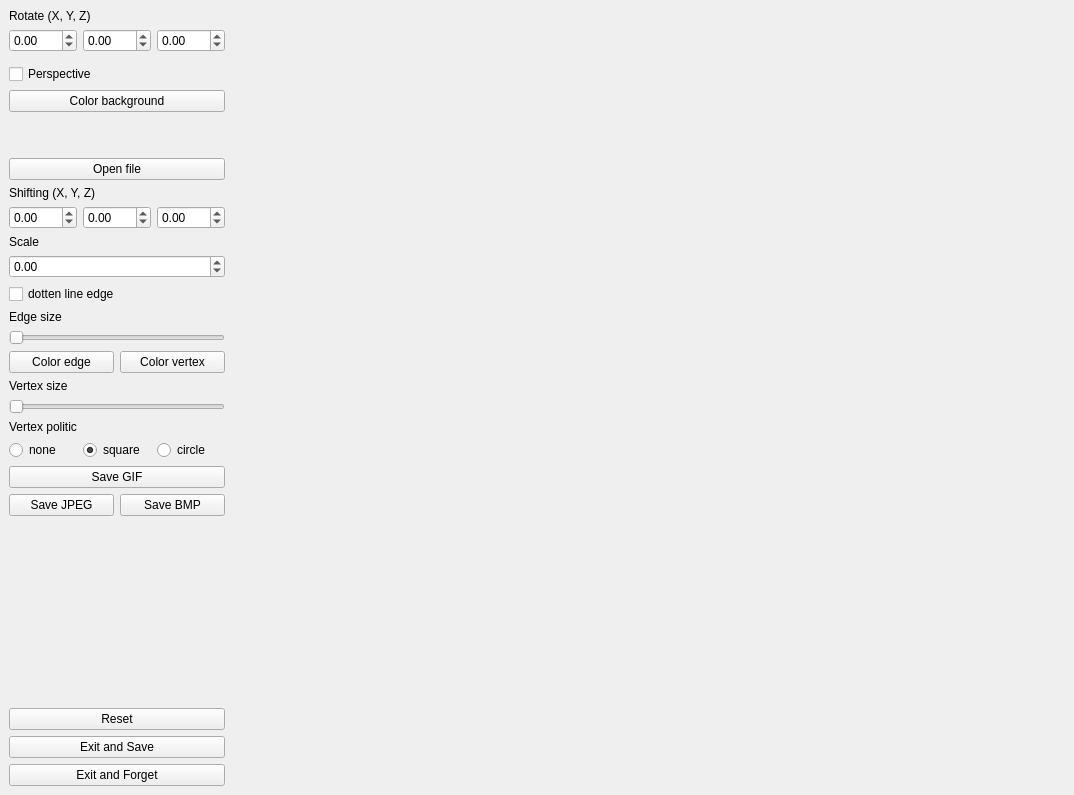
<?xml version="1.0" encoding="UTF-8"?>
<ui version="4.0">
 <class>MainWindow</class>
 <widget class="QMainWindow" name="MainWindow">
  <property name="geometry">
   <rect>
    <x>0</x>
    <y>0</y>
    <width>1074</width>
    <height>795</height>
   </rect>
  </property>
  <property name="windowTitle">
   <string>3DViewer</string>
  </property>
  <widget class="QWidget" name="centralwidget">
   <layout class="QHBoxLayout" name="horizontalLayout">
    <item>
     <layout class="QVBoxLayout" name="verticalLayout_2">
      <item>
       <layout class="QVBoxLayout" name="verticalLayout">
        <item>
         <widget class="QLabel" name="label">
          <property name="text">
           <string>Rotate (X, Y, Z)</string>
          </property>
         </widget>
        </item>
        <item>
         <layout class="QHBoxLayout" name="horizontalLayout_5">
          <item>
           <widget class="QDoubleSpinBox" name="X">
            <property name="minimum">
             <double>-180.000000000000000</double>
            </property>
            <property name="maximum">
             <double>180.000000000000000</double>
            </property>
           </widget>
          </item>
          <item>
           <widget class="QDoubleSpinBox" name="Y">
            <property name="minimum">
             <double>-180.000000000000000</double>
            </property>
            <property name="maximum">
             <double>180.000000000000000</double>
            </property>
           </widget>
          </item>
          <item>
           <widget class="QDoubleSpinBox" name="Z">
            <property name="minimum">
             <double>-180.000000000000000</double>
            </property>
            <property name="maximum">
             <double>180.000000000000000</double>
            </property>
           </widget>
          </item>
         </layout>
        </item>
        <item>
         <widget class="QLabel" name="path_file">
          <property name="maximumSize">
           <size>
            <width>0</width>
            <height>0</height>
           </size>
          </property>
          <property name="text">
           <string/>
          </property>
          <property name="scaledContents">
           <bool>false</bool>
          </property>
         </widget>
        </item>
        <item>
         <widget class="QCheckBox" name="perspective">
          <property name="text">
           <string>Perspective</string>
          </property>
          <property name="checked">
           <bool>false</bool>
          </property>
         </widget>
        </item>
        <item>
         <widget class="QPushButton" name="Color_back">
          <property name="text">
           <string>Color background</string>
          </property>
         </widget>
        </item>
        <item>
         <widget class="QLabel" name="filename">
          <property name="text">
           <string/>
          </property>
          <property name="textFormat">
           <enum>Qt::AutoText</enum>
          </property>
         </widget>
        </item>
        <item>
         <layout class="QHBoxLayout" name="horizontalLayout_8">
          <item>
           <widget class="QLabel" name="lb_ver">
            <property name="text">
             <string/>
            </property>
           </widget>
          </item>
          <item>
           <widget class="QLabel" name="lb_pol">
            <property name="text">
             <string/>
            </property>
           </widget>
          </item>
         </layout>
        </item>
        <item>
         <widget class="QPushButton" name="file">
          <property name="text">
           <string>Open file</string>
          </property>
         </widget>
        </item>
        <item>
         <widget class="QLabel" name="label_2">
          <property name="text">
           <string>Shifting (X, Y, Z)</string>
          </property>
         </widget>
        </item>
        <item>
         <layout class="QHBoxLayout" name="horizontalLayout_6">
          <item>
           <widget class="QDoubleSpinBox" name="X_shift">
            <property name="minimum">
             <double>-100.000000000000000</double>
            </property>
            <property name="maximum">
             <double>100.000000000000000</double>
            </property>
           </widget>
          </item>
          <item>
           <widget class="QDoubleSpinBox" name="Y_shift">
            <property name="minimum">
             <double>-100.000000000000000</double>
            </property>
            <property name="maximum">
             <double>100.000000000000000</double>
            </property>
           </widget>
          </item>
          <item>
           <widget class="QDoubleSpinBox" name="Z_shift">
            <property name="minimum">
             <double>-100.000000000000000</double>
            </property>
            <property name="maximum">
             <double>100.000000000000000</double>
            </property>
           </widget>
          </item>
         </layout>
        </item>
        <item>
         <widget class="QLabel" name="label_3">
          <property name="text">
           <string>Scale</string>
          </property>
         </widget>
        </item>
        <item>
         <widget class="QDoubleSpinBox" name="Scale">
          <property name="minimum">
           <double>-100.000000000000000</double>
          </property>
          <property name="maximum">
           <double>100.000000000000000</double>
          </property>
         </widget>
        </item>
        <item>
         <layout class="QHBoxLayout" name="horizontalLayout_4">
          <item>
           <widget class="QCheckBox" name="dotten">
            <property name="text">
             <string>dotten line edge</string>
            </property>
           </widget>
          </item>
         </layout>
        </item>
        <item>
         <widget class="QLabel" name="label_4">
          <property name="text">
           <string>Edge size</string>
          </property>
         </widget>
        </item>
        <item>
         <widget class="QSlider" name="horizontalSlider">
          <property name="sizePolicy">
           <sizepolicy hsizetype="Minimum" vsizetype="Fixed">
            <horstretch>0</horstretch>
            <verstretch>0</verstretch>
           </sizepolicy>
          </property>
          <property name="maximum">
           <number>10</number>
          </property>
          <property name="orientation">
           <enum>Qt::Horizontal</enum>
          </property>
         </widget>
        </item>
        <item>
         <layout class="QHBoxLayout" name="horizontalLayout_2">
          <item>
           <widget class="QPushButton" name="Color_edge">
            <property name="text">
             <string>Color edge</string>
            </property>
           </widget>
          </item>
          <item>
           <widget class="QPushButton" name="Color_Vertex">
            <property name="text">
             <string>Color vertex</string>
            </property>
           </widget>
          </item>
         </layout>
        </item>
        <item>
         <widget class="QLabel" name="label_5">
          <property name="text">
           <string>Vertex size</string>
          </property>
         </widget>
        </item>
        <item>
         <widget class="QSlider" name="horizontalSlider_2">
          <property name="sizePolicy">
           <sizepolicy hsizetype="Minimum" vsizetype="Fixed">
            <horstretch>0</horstretch>
            <verstretch>0</verstretch>
           </sizepolicy>
          </property>
          <property name="maximum">
           <number>10</number>
          </property>
          <property name="orientation">
           <enum>Qt::Horizontal</enum>
          </property>
         </widget>
        </item>
        <item>
         <widget class="QLabel" name="label_6">
          <property name="text">
           <string>Vertex politic</string>
          </property>
         </widget>
        </item>
        <item>
         <layout class="QHBoxLayout" name="horizontalLayout_3">
          <item>
           <widget class="QRadioButton" name="None">
            <property name="text">
             <string>none</string>
            </property>
            <property name="checked">
             <bool>false</bool>
            </property>
           </widget>
          </item>
          <item>
           <widget class="QRadioButton" name="square">
            <property name="text">
             <string>square</string>
            </property>
            <property name="checked">
             <bool>true</bool>
            </property>
           </widget>
          </item>
          <item>
           <widget class="QRadioButton" name="circle">
            <property name="text">
             <string>circle</string>
            </property>
           </widget>
          </item>
         </layout>
        </item>
        <item>
         <widget class="QPushButton" name="pushB_SaveGIF">
          <property name="text">
           <string>Save GIF</string>
          </property>
         </widget>
        </item>
        <item>
         <layout class="QHBoxLayout" name="horizontalLayout_7">
          <item>
           <widget class="QPushButton" name="pushB_saveFPEG">
            <property name="text">
             <string>Save JPEG</string>
            </property>
           </widget>
          </item>
          <item>
           <widget class="QPushButton" name="pushB_saveBMP">
            <property name="text">
             <string>Save BMP</string>
            </property>
           </widget>
          </item>
         </layout>
        </item>
        <item>
         <spacer name="verticalSpacer">
          <property name="orientation">
           <enum>Qt::Vertical</enum>
          </property>
          <property name="sizeHint" stdset="0">
           <size>
            <width>20</width>
            <height>40</height>
           </size>
          </property>
         </spacer>
        </item>
        <item>
         <layout class="QHBoxLayout" name="horizontalLayout_9"/>
        </item>
        <item>
         <widget class="QPushButton" name="bt_reset">
          <property name="text">
           <string>Reset</string>
          </property>
         </widget>
        </item>
        <item>
         <widget class="QPushButton" name="exit_bt">
          <property name="text">
           <string>Exit and Save</string>
          </property>
         </widget>
        </item>
        <item>
         <widget class="QPushButton" name="br_forget">
          <property name="text">
           <string>Exit and Forget</string>
          </property>
         </widget>
        </item>
       </layout>
      </item>
     </layout>
    </item>
    <item>
     <widget class="Viewer" name="widget" native="true">
      <property name="sizePolicy">
       <sizepolicy hsizetype="Expanding" vsizetype="Preferred">
        <horstretch>0</horstretch>
        <verstretch>0</verstretch>
       </sizepolicy>
      </property>
     </widget>
    </item>
   </layout>
  </widget>
 </widget>
 <customwidgets>
  <customwidget>
   <class>Viewer</class>
   <extends>QWidget</extends>
   <header location="global">viewer.h</header>
   <container>1</container>
  </customwidget>
 </customwidgets>
 <resources/>
 <connections>
  <connection>
   <sender>exit_bt</sender>
   <signal>released()</signal>
   <receiver>MainWindow</receiver>
   <slot>close()</slot>
   <hints>
    <hint type="sourcelabel">
     <x>58</x>
     <y>618</y>
    </hint>
    <hint type="destinationlabel">
     <x>59</x>
     <y>364</y>
    </hint>
   </hints>
  </connection>
 </connections>
</ui>
